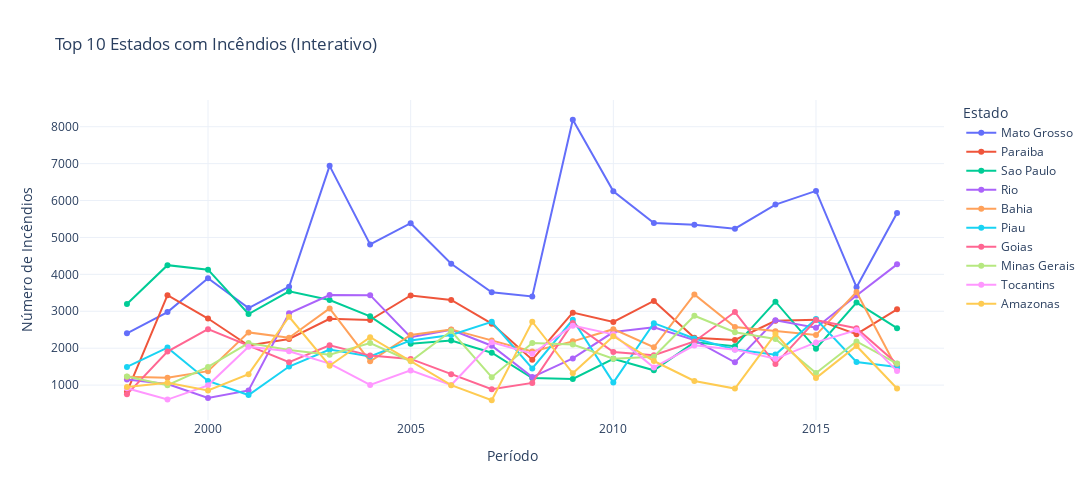

Source (notebook cell):
### Code cell
import plotly.graph_objects as go

# Lista dos TOP 10 estados
Lista_TOP10 = Analise_03['state'][0:10].values

# Criando figura
fig = go.Figure()

# Loop para adicionar cada estado
for estado in Lista_TOP10:
    Filtro = Base_Dados[Base_Dados['state'] == estado]
    Analise_Local = Filtro.groupby('year')['number'].sum().reset_index()

    fig.add_trace(
        go.Scatter(
            x=Analise_Local['year'],
            y=Analise_Local['number'],
            mode='lines+markers',
            name=estado
        )
    )

# Layout interativo
fig.update_layout(
    title='Top 10 Estados com Incêndios (Interativo)',
    xaxis_title='Período',
    yaxis_title='Número de Incêndios',
    width=1150,
    height=500,
    legend_title_text='Estado',
    template='plotly_white'
)

fig.show()
